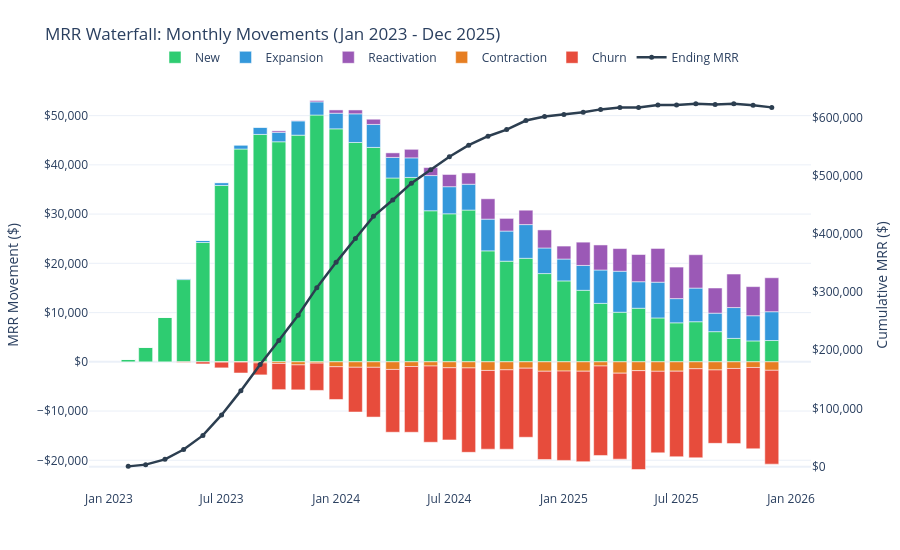

This figure's notebook cell:
### Code cell
months_labels = [r['month'][:7] for r in mrr_rows]
fig_waterfall = go.Figure()
fig_waterfall.add_trace(go.Bar(name='New',          x=months_labels,
                               y=[r['new'] for r in mrr_rows],         marker_color='#2ecc71'))
fig_waterfall.add_trace(go.Bar(name='Expansion',    x=months_labels,
                               y=[r['expansion'] for r in mrr_rows],    marker_color='#3498db'))
fig_waterfall.add_trace(go.Bar(name='Reactivation', x=months_labels,
                               y=[r['reactivation'] for r in mrr_rows], marker_color='#9b59b6'))
fig_waterfall.add_trace(go.Bar(name='Contraction',  x=months_labels,
                               y=[r['contraction'] for r in mrr_rows],  marker_color='#e67e22'))
fig_waterfall.add_trace(go.Bar(name='Churn',        x=months_labels,
                               y=[r['churn'] for r in mrr_rows],        marker_color='#e74c3c'))
fig_waterfall.add_trace(go.Scatter(
    name='Ending MRR', x=months_labels, y=[r['ending_mrr'] for r in mrr_rows],
    mode='lines+markers', line=dict(color='#2c3e50', width=2.5),
    marker=dict(size=5), yaxis='y2',
))
fig_waterfall.update_layout(
    title='MRR Waterfall: Monthly Movements (Jan 2023 - Dec 2025)',
    barmode='relative',
    yaxis=dict(title='MRR Movement ($)', tickformat='$,.0f'),
    yaxis2=dict(title='Cumulative MRR ($)', overlaying='y', side='right',
                tickformat='$,.0f', showgrid=False),
    legend=dict(orientation='h', yanchor='bottom', y=1.02, xanchor='center', x=0.5),
    template='plotly_white', height=550,
    margin=dict(l=80, r=80, t=80, b=60),
)
fig_waterfall.write_html(OUTPUT_DIR / 'mrr_waterfall.html', include_plotlyjs='cdn')
fig_waterfall.show()
fig_waterfall.write_image(OUTPUT_DIR / 'fig_waterfall.png')

### Figure 1 — Plotly figure (JSON) as saved in the notebook; plotly's stock layout.template omitted (floating-point values rounded to 4 significant figures)
{"data": [{"marker": {"color": "#2ecc71"}, "name": "New", "type": "bar", "x": ["2023-02", "2023-03", "2023-04", "2023-05", "2023-06", "2023-07", "2023-08", "2023-09", "2023-10", "2023-11", "2023-12", "2024-01", "2024-02", "2024-03", "2024-04", "2024-05", "2024-06", "2024-07", "2024-08", "2024-09", "2024-10", "2024-11", "2024-12", "2025-01", "2025-02", "2025-03", "2025-04", "2025-05", "2025-06", "2025-07", "2025-08", "2025-09", "2025-10", "2025-11", "2025-12"], "y": [555, 3002.0, 9083.0, 16700.0, 24230.0, 35820.0, 43210.0, 46180.0, 44690.0, 46030.0, 50120.0, 47320.0, 44550.0, 43540.0, 37330.0, 37440.0, 30680.0, 30060.0, 30810.0, 22530.0, 20440.0, 21020.0, 17920.0, 16430.0, 14520.0, 11870.0, 10070.0, 10890.0, 8908.0, 7920.0, 8142.0, 6124.0, 4757.0, 4242.0, 4325.0]}, {"marker": {"color": "#3498db"}, "name": "Expansion", "type": "bar", "x": ["2023-02", "2023-03", "2023-04", "2023-05", "2023-06", "2023-07", "2023-08", "2023-09", "2023-10", "2023-11", "2023-12", "2024-01", "2024-02", "2024-03", "2024-04", "2024-05", "2024-06", "2024-07", "2024-08", "2024-09", "2024-10", "2024-11", "2024-12", "2025-01", "2025-02", "2025-03", "2025-04", "2025-05", "2025-06", "2025-07", "2025-08", "2025-09", "2025-10", "2025-11", "2025-12"], "y": [0, 0, 0, 236.7, 456.7, 575, 821.7, 1450, 1915.0, 2892.0, 2677.0, 3172.0, 5817.0, 4667.0, 4177.0, 3975.0, 7148.0, 5502.0, 5252.0, 6440.0, 6113.0, 6850.0, 5197.0, 4442.0, 5048.0, 6773.0, 8325.0, 5378.0, 7265.0, 4915.0, 6830.0, 3755.0, 6262.0, 5120.0, 5850.0]}, {"marker": {"color": "#9b59b6"}, "name": "Reactivation", "type": "bar", "x": ["2023-02", "2023-03", "2023-04", "2023-05", "2023-06", "2023-07", "2023-08", "2023-09", "2023-10", "2023-11", "2023-12", "2024-01", "2024-02", "2024-03", "2024-04", "2024-05", "2024-06", "2024-07", "2024-08", "2024-09", "2024-10", "2024-11", "2024-12", "2025-01", "2025-02", "2025-03", "2025-04", "2025-05", "2025-06", "2025-07", "2025-08", "2025-09", "2025-10", "2025-11", "2025-12"], "y": [0, 0, 0, 0, 0, 0, 0, 0, 299, 82.17, 276.2, 667.2, 785.3, 1059.0, 922.7, 1734.0, 1619.0, 2482.0, 2288.0, 4133.0, 2571.0, 2920.0, 3667.0, 2633.0, 4732.0, 5084.0, 4599.0, 5525.0, 6847.0, 6404.0, 6778.0, 5108.0, 6810.0, 5907.0, 6896.0]}, {"marker": {"color": "#e67e22"}, "name": "Contraction", "type": "bar", "x": ["2023-02", "2023-03", "2023-04", "2023-05", "2023-06", "2023-07", "2023-08", "2023-09", "2023-10", "2023-11", "2023-12", "2024-01", "2024-02", "2024-03", "2024-04", "2024-05", "2024-06", "2024-07", "2024-08", "2024-09", "2024-10", "2024-11", "2024-12", "2025-01", "2025-02", "2025-03", "2025-04", "2025-05", "2025-06", "2025-07", "2025-08", "2025-09", "2025-10", "2025-11", "2025-12"], "y": [0, 0, 0, 0, 0, -70, -58.33, -225, -338.3, -623.3, -268.3, -1000, -1107.0, -1117.0, -1548.0, -951.7, -855.0, -1207.0, -1243.0, -1753.0, -1623.0, -1292.0, -1915, -1882.0, -1908.0, -846.7, -2305, -1793.0, -1927.0, -1898.0, -1405.0, -1653.0, -1350, -1148.0, -1723.0]}, {"marker": {"color": "#e74c3c"}, "name": "Churn", "type": "bar", "x": ["2023-02", "2023-03", "2023-04", "2023-05", "2023-06", "2023-07", "2023-08", "2023-09", "2023-10", "2023-11", "2023-12", "2024-01", "2024-02", "2024-03", "2024-04", "2024-05", "2024-06", "2024-07", "2024-08", "2024-09", "2024-10", "2024-11", "2024-12", "2025-01", "2025-02", "2025-03", "2025-04", "2025-05", "2025-06", "2025-07", "2025-08", "2025-09", "2025-10", "2025-11", "2025-12"], "y": [0, 0, 0, -128, -430.3, -1157.0, -2210.0, -2431.0, -5313.0, -5068.0, -5537.0, -6648.0, -9088.0, -10100.0, -12750.0, -13350.0, -15480.0, -14650.0, -17130.0, -15990.0, -16120.0, -14030.0, -17920.0, -18140.0, -18370.0, -18170.0, -17460.0, -20080.0, -16560.0, -17370.0, -18090.0, -14900.0, -15260.0, -16520.0, -19050.0]}, {"line": {"color": "#2c3e50", "width": 2.5}, "marker": {"size": 5}, "mode": "lines+markers", "name": "Ending MRR", "type": "scatter", "x": ["2023-02", "2023-03", "2023-04", "2023-05", "2023-06", "2023-07", "2023-08", "2023-09", "2023-10", "2023-11", "2023-12", "2024-01", "2024-02", "2024-03", "2024-04", "2024-05", "2024-06", "2024-07", "2024-08", "2024-09", "2024-10", "2024-11", "2024-12", "2025-01", "2025-02", "2025-03", "2025-04", "2025-05", "2025-06", "2025-07", "2025-08", "2025-09", "2025-10", "2025-11", "2025-12"], "y": [555, 3557.0, 12640.0, 29450.0, 53710.0, 88880.0, 130600.0, 175600.0, 216900.0, 260200.0, 307400.0, 350900.0, 391900.0, 429900.0, 458100.0, 486900.0, 510000.0, 532200.0, 552200.0, 567600.0, 579000.0, 594400.0, 601400.0, 604900.0, 608900.0, 613600.0, 616800.0, 616800.0, 621300.0, 621300.0, 623500.0, 621900.0, 623200.0, 620800.0, 617100.0], "yaxis": "y2"}], "layout": {"barmode": "relative", "height": 550, "legend": {"orientation": "h", "x": 0.5, "xanchor": "center", "y": 1.02, "yanchor": "bottom"}, "margin": {"b": 60, "l": 80, "r": 80, "t": 80}, "title": {"text": "MRR Waterfall: Monthly Movements (Jan 2023 - Dec 2025)"}, "yaxis": {"tickformat": "$,.0f", "title": {"text": "MRR Movement ($)"}}, "yaxis2": {"overlaying": "y", "showgrid": false, "side": "right", "tickformat": "$,.0f", "title": {"text": "Cumulative MRR ($)"}}}}
